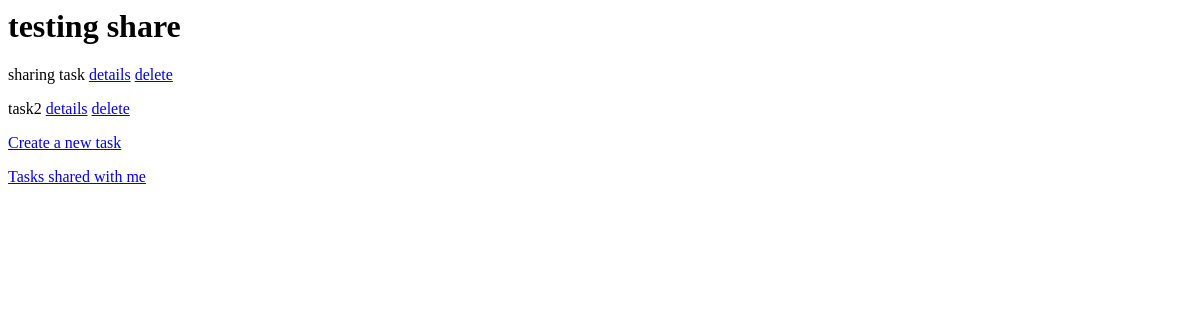
Before: /to-do-list/get/2/ with the older database file.
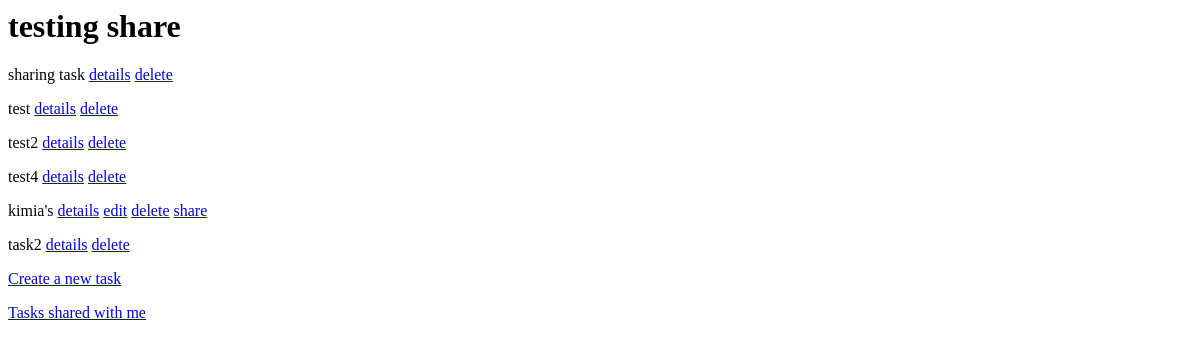
After: the same page with the newer database file.
### my_app/models/task.py (models this page shows)
class Task(models.Model):
    PRIORITY_CHOICES = (('1', 'High'), ('2', 'Medium'), ('3', 'Low'))
    task_id = models.AutoField(primary_key=True)
    title = models.CharField(max_length=100)
    description = models.CharField(max_length=1000)
    deadline = models.DateField()
    priority = models.CharField(max_length=6, choices=PRIORITY_CHOICES, )
    to_do_lists = models.ManyToManyField(to='my_app.ToDoList', related_name='tasks')
    users_shared_with = models.ManyToManyField(to='my_app.MyUser', related_name='tasks_shared_with_user')
    owner = models.ForeignKey(to='my_app.MyUser', on_delete=models.SET_NULL, null=True)

### my_app/views/get_list_view.py (the view)
# urls.py: path("to-do-list/get/<int:list_id>/", get_list),
def get_list(request, list_id):
    if request.method == 'GET':
        try:
            to_do_list = ToDoList.objects.get(pk=list_id)
        except ToDoList.DoesNotExist:
            return HttpResponse("<html><body>To-do list not found</body></html>")
        sorted_tasks = sorted(to_do_list.tasks.all(), key=lambda x: x.deadline)
        sorted_tasks = sorted(sorted_tasks, key=lambda x: x.priority)
        return render(request, "get_list_template.html",
                      {"tasks": sorted_tasks, "to_do_list": to_do_list, "user": to_do_list.owner})

### my_app/templates/get_list_template.html (shortened to what this page needs)
{% block content %}
    <h1>{{ to_do_list.title }}</h1>
    <form method="post">
        {% for task in tasks %}
            <p>{{ task.title }}
            <a href="http://localhost:8000/task/get/{{ task.task_id }}/">details</a>
            {% if task.owner == user %}
                <a href="http://localhost:8000/task/edit/{{ task.task_id }}/{{ to_do_list.list_id }}/">edit</a>
            {% endif %}
            <a href="http://localhost:8000/task/delete/{{ task.task_id }}/{{ to_do_list.list_id }}/">delete</a>
            {% if task.owner == user %}
                <a href="http://localhost:8000/task/share/{{ task.task_id }}/">share</a>
            {% endif %}
        {% endfor %}
        <p>
            <a href="http://localhost:8000/task/create/{{ list_id }}/">Create a new task</a>
        </p>
        <p>
            <a href="http://localhost:8000/task/shared-tasks/{{ user.username }}/{{ list_id }}">Tasks shared with me</a>
        </p>
    </form>
{% endblock %}

Changed rows visible on the page:
added Task: title "test"
added Task: title "test2"
added Task: title "test4"
added Task: title "kimia's"
